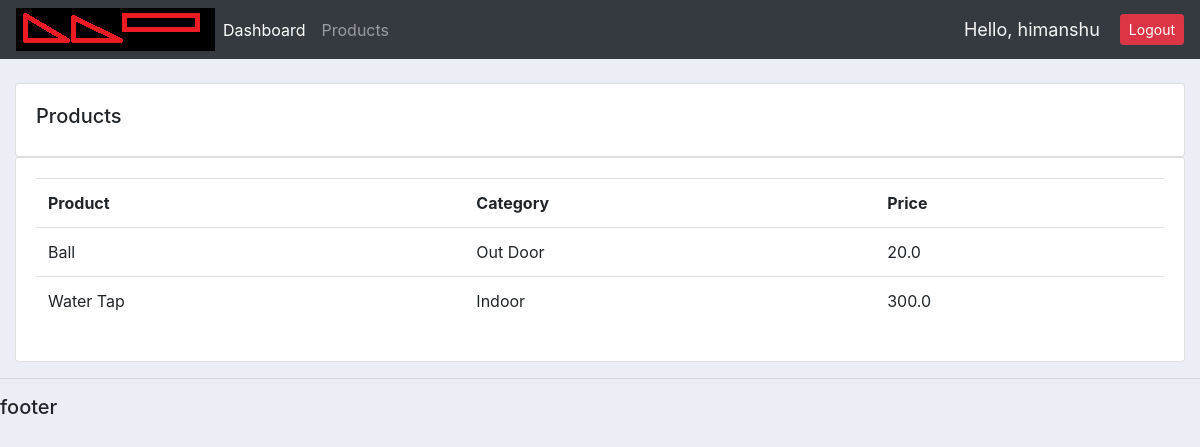
Screenshot of /products/ (signed in) with the database file from the repository.
### accounts/models.py (models this page shows, shortened)
class Product(models.Model):
    CATEGORY = (
        ('Indoor', 'Indoor'),
        ('Out Door', 'Out Door'),
    )
    name = models.CharField(max_length=200, null= True)
    price = models.FloatField(null= True)
    category = models.CharField(max_length=200, null= True, choices=CATEGORY)
    description = models.CharField(max_length=200, null= True, blank=True)
    date_created = models.DateTimeField(auto_now_add = True, null= True)
    tags = models.ManyToManyField(Tag)

### accounts/decorators.py (the view)
        def wrapper_func(request, *args, **kwargs):
            group = None
            if request.user.groups.exists():
                group = request.user.groups.all()[0].name
            if group in allowed_roles:
                return view_func(request, *args, **kwargs)
            else:
                return HttpResponse('You are not authorised to view this page')

### accounts/views.py (called while the page is built)
@login_required(login_url='login')
@allowed_users(allowed_roles=['admin'])
def products(request):
    products = Product.objects.all()
    return render(request , 'accounts/products.html', {'products':products})

### accounts/templates/accounts/products.html
{%  extends 'accounts/main.html' %}
{% block content %}
		<br>
		<div class="row">
			<div class="col-md">
				<div class="card card-body">
					<h5>Products</h5>
				</div>
				<div class="card card-body">
					<table class="table">
						<tr>
							<th>Product</th>
							<th>Category</th>
							<th>Price</th>
						</tr>
						{% for i in products %}
							<tr>
								<td>{{i.name}}</td>
								<td>{{i.category}}</td>
								<td>{{i.price}}</td>
							</tr>
						{% endfor %}
					</table>
				</div>
			</div>
		</div>
{% endblock content %}

### accounts/templates/accounts/navbar.html (shortened to what this page needs)
{% load static %}
<nav class="navbar navbar-expand-lg navbar-dark bg-dark">
    <img src = "{% static 'images/logo.png' %}">
    <div class="collapse navbar-collapse" id="navbarNav">
      <ul class="navbar-nav">
        {% if request.user.is_staff %}
        <li class="nav-item active">
          <a class="nav-link" href="/">Dashboard</a>
        </li>
        <li class="nav-item">
          <a class="nav-link" href="#">Products</a>
        </li>
        {% else %}
          <li class="nav-item">
            <a class="nav-link" href="{% url 'account' %}">Settings</a>
          </li>
        {% endif %}
      </ul>
    </div>
    <span class = 'hello-msg'>Hello, {{request.user}}</span>
    <span><a class="btn btn-sm btn-danger" href="{% url 'logout' %}">Logout</a></span>
  </nav>

### static/css/main.css (style rules this page uses)
body { background-color: #ebeff5; }

### accounts/templates/accounts/navbar.html (style rules this page uses)
.hello-msg { font-size:18px; color: whitesmoke; margin-right: 20px; }

### rows the page displays
Product: name "Ball", category "Out Door", price "20.0"
Product: name "Water Tap", category "Indoor", price "300.0"

### other values shown
{{ request.user }} "himanshu"
